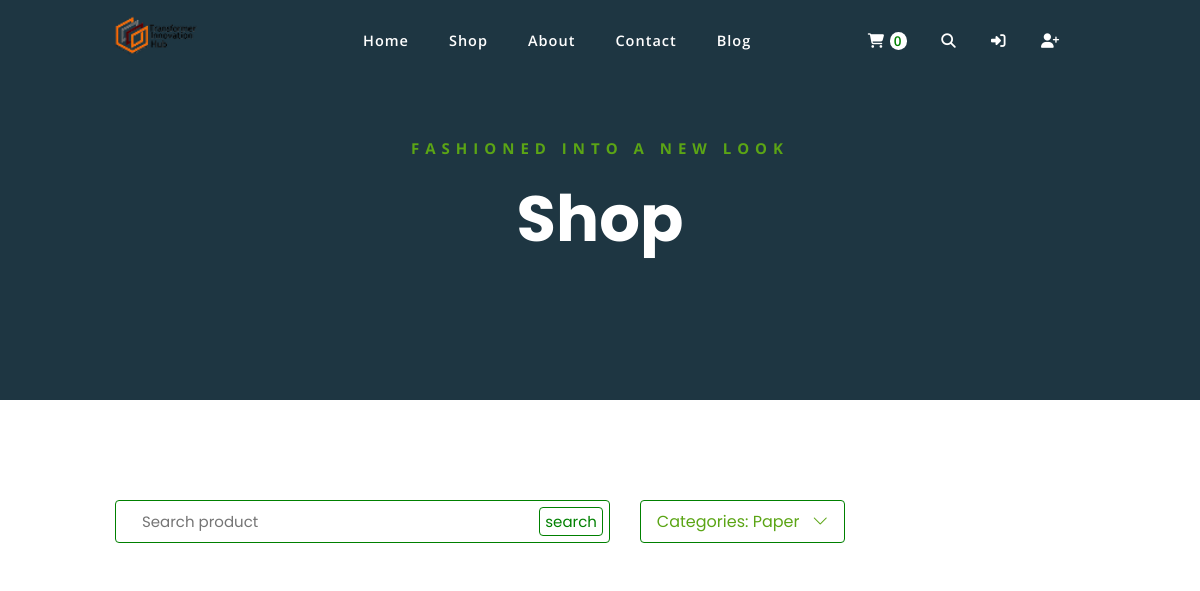
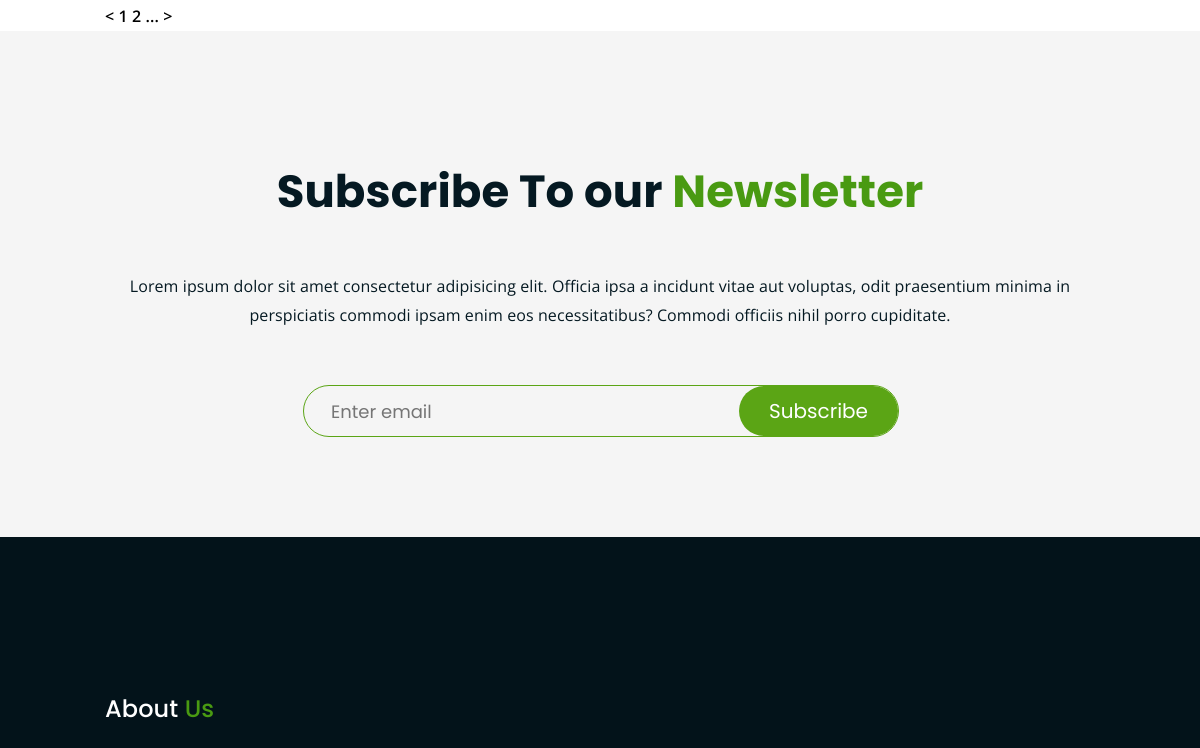
The app's page /category/Paper (upper part), older data (2 pictures, top to bottom).
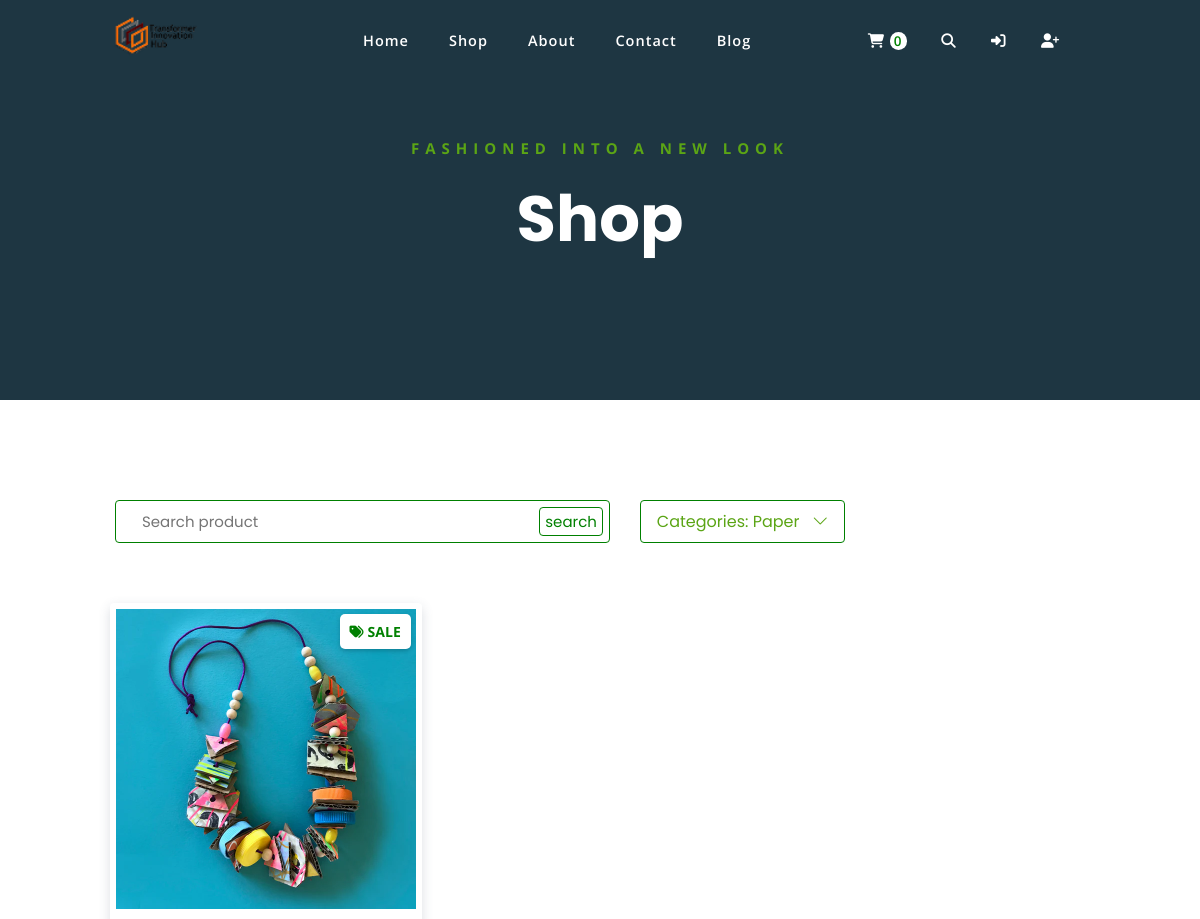
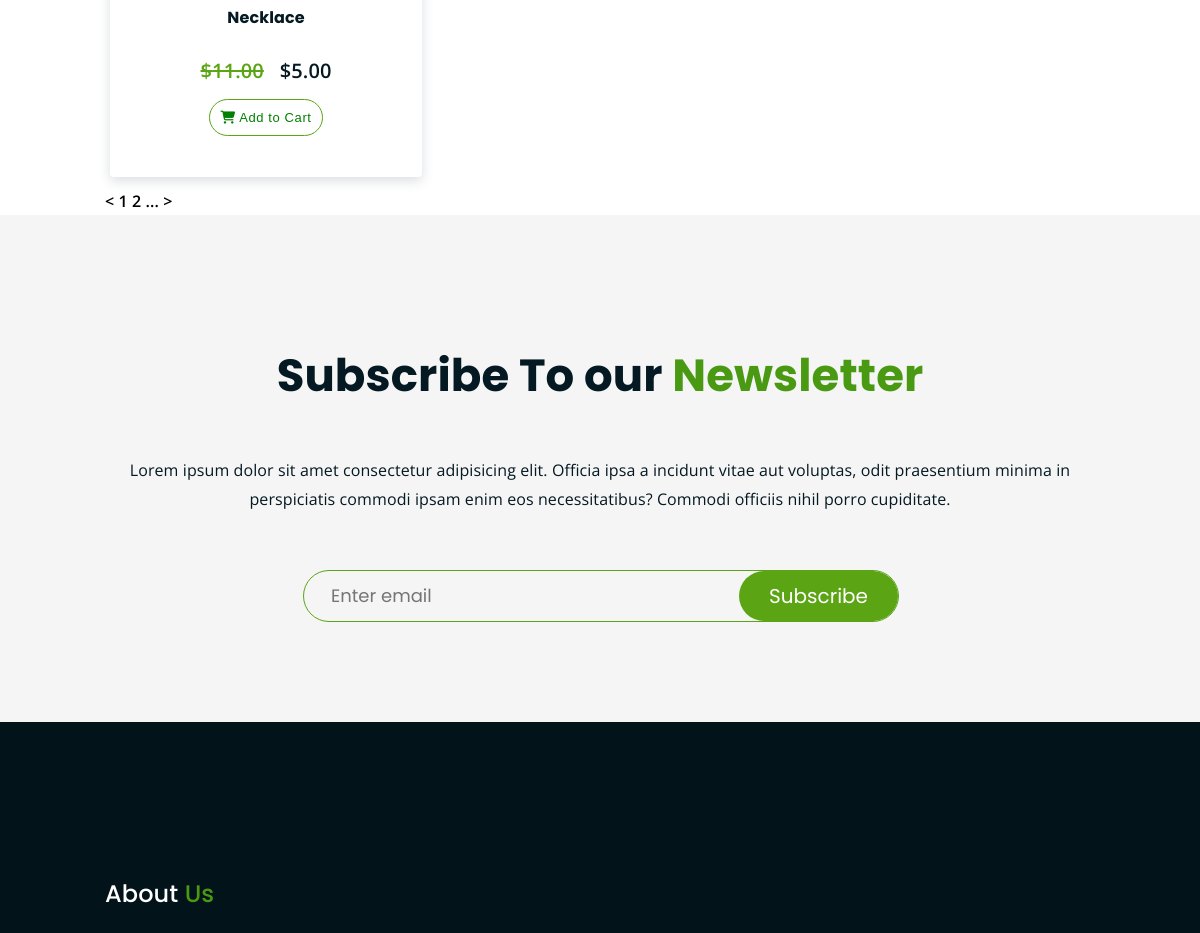
The same page, newer data (2 pictures, top to bottom).
### webstore/models.py (models this page shows, shortened)
class Product(models.Model):
    name = models.CharField(max_length=50)
    price = models.DecimalField(default=0, decimal_places=2, max_digits=6)
    category = models.ForeignKey(Category, on_delete=models.CASCADE, default=1)
    description = models.CharField(max_length=240, blank=True, default="", null=True)
    image = models.ImageField(upload_to="uploads/product")
    is_sale = models.BooleanField(default=False)
    sale_price = models.DecimalField(default=0, decimal_places=2, max_digits=6)

### webstore/views.py (the view)
# urls.py: path("category/<str:ctgry>", views.category, name="category"),
def category(request, ctgry):
    print('The category is', ctgry)
    category = Category.objects.get(name=ctgry)
    products = Product.objects.filter(category=category)
    return render(request, "shop.html", {"products": products, "category": category})

### cart/cart.py (called while the page is built)
    def __len__(self):
        return len(self.cart)

### cart/context_processors.py (called while the page is built)
def cart(request):
    return {"cart": Cart(request)}

### webstore/models.py (called while the page is built)
    def __str__(self):
        return self.name

### webstore/templates/shop.html (shortened to what this page needs)
{% extends 'layout.html' %} {% block title %}Shop - Innovation Hub{% endblock %}
{% block page_head %}
    <p class="subtitle">FASHIONED INTO A NEW LOOK</p>
    <h1>Shop</h1>
{% endblock %}
{% block page_content %}
<div class="search-filters">
  <div class="container">
    <div class="row search-row">
      <div class="search">
        <form action="">
          <input type="text" name="" id="" placeholder="Search product" />
          <input type="submit" name="" id="search-btn" value="search" />
        </form>
      </div>
      <div class="dropdown">
        {% if category %}
          <button class="dropbtn">Categories: {{ category }} &nbsp; <i class="bi bi-chevron-down"></i></button>
        {% else %}
          <button class="dropbtn">Categories: All &nbsp; <i class="bi bi-chevron-down"></i></button>
        {% endif %}
      </div>
    </div>
  </div>
</div>
    <div class="product-display">
        <div class="container">
            <div class="row">
                <div class="products-view">
                    {% for item in products %}
                        {% if item.is_sale %}
                            <div class="shop-product-item">
                              <a href="{% url 'webstore:product' item.id %}" class="shop-product-itm-ln">
                                <div class="shop-product-img">
                                    <span class="sale-badge"><i class="fas fa-tags"></i> Sale</span>
                                    <img src="{{ item.image.url }}" alt="">
                                </div>
                              </a>
                              <div class="shop-product-meta">
                                  <h4>{{ item.name }}</h4>
                                  <p class="product-price">
                                      <strike style="color: #5ba515;">${{ item.price }}</strike>
                                      &nbsp;
                                      ${{ item.sale_price }}
                                  </p>
                                  <button type="button" value="{{ item.id }}" class="add-to-cart" id="add-to-cart"><i class="fas fa-shopping-cart"></i> Add to Cart</button>
                              </div>
                            </div>
                        {% endif %}
                    {% endfor %}
                </div>
            </div>
        </div>
    </div>
<div class="pages-change">
  <div class="container">
    <div class="row">
      <div class="pg-change-icon">
        <a href="#" class="pg-change-link"> < </a>
        <a href="#" class="pg-change-link"> 1 </a>
        <a href="#" class="pg-change-link"> 2 </a>
        <a href="#" class="pg-change-link"> ... </a>
        <a href="#" class="pg-change-link"> > </a>
      </div>
    </div>
  </div>
</div>
{% endblock %}

Row changes from the older to the newer data that the page shows:
added Product: image (picture), name "Necklace", price "11.00", sale_price "5.00", {{ item.id }} 9 (drawn)
